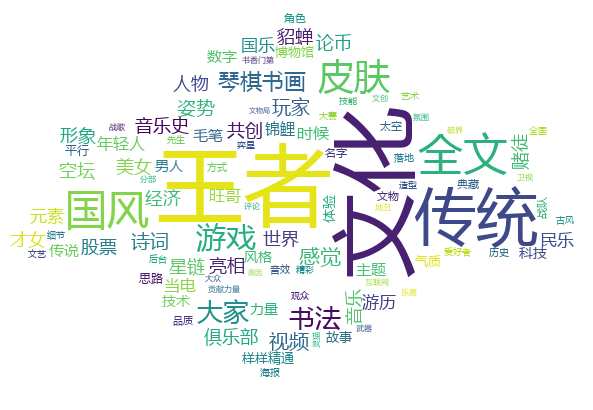

Generate this figure with Python:
import jieba.posseg as psg
import pandas
from wordcloud import WordCloud
from PIL import Image
from numpy import array
import matplotlib.pyplot as plt

import openpyxl

# 读取 Excel 文件
workbook = openpyxl.load_workbook(r'C:\Users\11579\Desktop\爬虫接单\王者荣耀超话爬取\data\上官婉儿.xlsx')
worksheet = workbook.active

# 读取一列数据并拼接成长字符串
column_data = [str(cell.value) for cell in worksheet['A']]
s = ''.join(column_data)

result=psg.cut(s)  #利用jieba库进行分词
text_split = []
ban_list = ["儿"]

for x in result:
    if x.flag =="n" or x.flag == "adj":
        if len(x.word)>1:
            text_split.append(x.word)
text_split = pandas.Series(text_split)
articleDict = dict(text_split.value_counts())
print([i for i in articleDict.items()][:8])  #输出出现次数前8的关键词名称及其具体次数


pic = Image.open("王者荣耀.jpeg")  #打开蒙版图片
picarray = array(pic)
word = WordCloud(background_color="white",
                 width=800,  #设置宽度
                 height=800,  #设置长度
                 font_path='msyh.ttf',  #字体文件
                 max_words=100,  #词云中显示的词汇书数量
                 mask=picarray,  #蒙版
                 ).generate_from_frequencies(articleDict)
word.to_file('上官婉儿.png')
print("词云图片已保存")
plt.figure(figsize=(10, 10))
# 展示图片
plt.imshow(word)  # 使用plt库显示图片
plt.axis("off")
plt.show()
